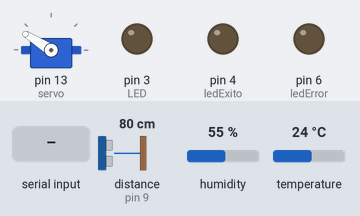
A sketch run on a simulated Arduino Uno, built with avr-gcc and run on an emulated ATmega328P. On the bench: servo, output pins drawn as LEDs (lit = HIGH). Wiring (inferred from the names in the program): ultrasonic range finder: trigger pin 8; echo pin 9. The inputs (shaded band) are chosen by the test bench; at power-on: distance to the obstacle (sensor on pin 9) 80 cm, humidity 55 %, temperature 24 °C. The echo pulse lasts 58.3 µs per cm; pins used as bus, display or sensor lines are not drawn; what the sketch prints to the serial monitor is not drawn.

Above: at 1.2 s.
1.3 s: "RM:\n" received over Serial
At 5.5 s:
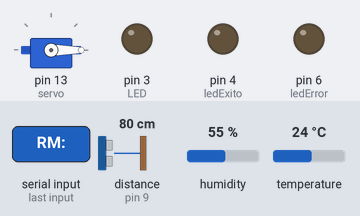
9.5 s: "RM:90\n" received over the second serial link
At 11.3 s:
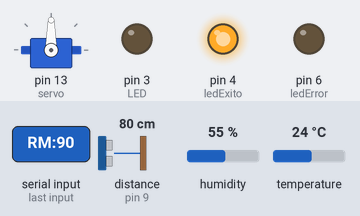
18.1 s: "RM:\n" received over the second serial link
At 18.4 s:
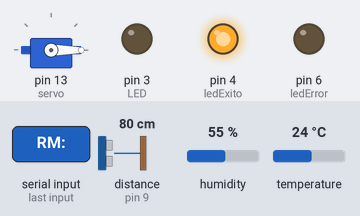
Timing chart, 0 to 30.5 s (numbered marks = the images above; inputs shaded):
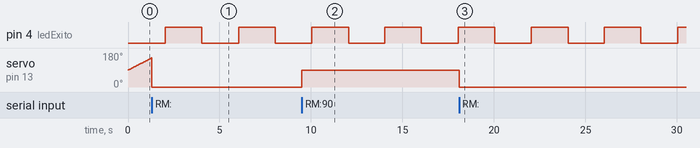

Measured:
- after the input at 9.5 s, servo on pin 13 (servo): 0° → 90° at once
- after the input at 18.1 s, servo on pin 13 (servo): 90° → 0° at once
- by itself, pin 4 (ledExito): alternates HIGH for 2.0 s and LOW for 2.0 s

The sketch:

copiasatelite.ino
```cpp
#include <Servo.h>
#include <SoftwareSerial.h>
#include <DHT.h>

// ----- PINES -----
const int TRIG = 8;
const int ECO = 9;
const int LED = 3;
const int ledExito = 4;
const int ledError = 6;
const int BUZZER = 7;
const int DHTPIN = 2;
const int DHTTYPE = DHT11;

// ----- INTERVALOS -----
const unsigned long INTERVALO_SERVO = 20;
const unsigned long INTERVALO_DIST = 80;
const unsigned long INTERVALO_TEMP = 3000;
const unsigned long INTERVALO_HUM = 3000;
const unsigned long INTERVALO_ENVIO = 2000; // envío LoRa
const unsigned long INTERVALO_LED = 500;

// ----- VARIABLES -----
unsigned long tiempoServo = 0;
unsigned long tiempoDist = 0;
unsigned long tiempoTemp = 0;
unsigned long tiempoHum = 0;
unsigned long tiempoEnvio = 0;
unsigned long tiempoLedExito = 0;
unsigned long tiempoLedError = 0;
float mediaTemperatura = 0;
const int MAX_LECTURAS = 50;       // máximo buffer de lecturas si quieres guardar varias
float bufferTemperaturas[MAX_LECTURAS];
int numLecturasTemp = 0;


int anguloActual = 90;
int direccion = 1;
int contador=0;
const int incremento = 1;

float DISTANCIA = 0;
float TEMPERATURA = 0;
float HUMEDAD = 0;

bool ISNANT = false;
bool ISNANH = false;

bool leertemperatura = true;
bool leerhumedad = true;
bool leerdistancia = true;
bool radarmanual = false;

Servo servo;
DHT dht(DHTPIN, DHTTYPE);
SoftwareSerial LoRaSerial(10, 11); // RX, TX

int numeroEnvio = 1;

// ----- SETUP -----
void setup() {
    servo.attach(13);
    servo.write(anguloActual);

    pinMode(TRIG, OUTPUT);
    pinMode(ECO, INPUT);
    pinMode(LED, OUTPUT);
    pinMode(ledExito, OUTPUT);
    pinMode(ledError, OUTPUT);
    pinMode(BUZZER, OUTPUT);
    digitalWrite(BUZZER, LOW);

    Serial.begin(9600);
    LoRaSerial.begin(9600);

    dht.begin();
    Serial.println("SATÉLITE listo para enviar datos por LoRa...");
}

// ----- LOOP -----
void loop() {
    unsigned long ahora = millis();

    // -------------------
    // Lectura de comandos por LoRa
    // -------------------
    if (LoRaSerial.available()) {
        static String mensaje = "";
        char c = LoRaSerial.read();
        if (c == '\n') {
            mensaje.trim();
            procesarComando(mensaje);
            mensaje = "";
        } else {
            mensaje += c;
        }
    }
    if (Serial.available()) {
    static String mensajeSerial = "";
    char c = Serial.read();
    if (c == '\n') {
        mensajeSerial.trim();
        procesarComando(mensajeSerial);
        mensajeSerial = "";
    } else {
        mensajeSerial += c;
    }
}

    // -------------------
    // Lectura de temperatura
    // -------------------
    if (leertemperatura && ahora - tiempoTemp >= INTERVALO_TEMP) {
    tiempoTemp = ahora;
    float t = dht.readTemperature();
    if (isnan(t)) {
        ISNANT = true;
        LoRaSerial.println("1!");
    } else {
        TEMPERATURA = t;
        ISNANT = false;

        // Guardar en buffer para media
        if (numLecturasTemp < MAX_LECTURAS) {
            bufferTemperaturas[numLecturasTemp++] = t;
        } else {
            // desplazar buffer
            for (int i = 0; i < MAX_LECTURAS - 1; i++) {
                bufferTemperaturas[i] = bufferTemperaturas[i+1];
            }
            bufferTemperaturas[MAX_LECTURAS-1] = t;
        }
    }
}


    // -------------------
    // Lectura de humedad
    // -------------------
    if (leerhumedad && ahora - tiempoHum >= INTERVALO_HUM) {
        tiempoHum = ahora;
        float h = dht.readHumidity();
        if (isnan(h)) {
            ISNANH = true;
            LoRaSerial.println("2!");
        } else {
            HUMEDAD = h;
            ISNANH = false;
        }
    }

    // -------------------
    // LED de error y buzzer
    // -------------------
    if (ISNANT && ISNANH) {
        parpadeoLed(ledError, tiempoLedError, ahora);
        digitalWrite(ledExito, LOW);
        tone(BUZZER, 1000);
        contador= contador +1;
    } else {
        noTone(BUZZER);
        digitalWrite (ledError, LOW);
        contador=0;
    }
    if (contador>=3){
        LoRaSerial.println("1!2");
    }
    // -------------------
    // Movimiento suave del servo
    // -------------------
    if (!radarmanual && leerdistancia && ahora - tiempoServo >= INTERVALO_SERVO) {
        tiempoServo = ahora;
        anguloActual += incremento * direccion;
        if (anguloActual >= 180) direccion = -1;
        else if (anguloActual <= 0) direccion = 1;
        servo.write(anguloActual);
    }

    // -------------------
    // Medición de distancia ultrasónica
    // -------------------
    if (leerdistancia && ahora - tiempoDist >= INTERVALO_DIST) {
        tiempoDist = ahora;
        DISTANCIA = medirDistancia();
        if (DISTANCIA < 0) DISTANCIA = 0; // evitar -1
    }

    // -------------------
    // Envío de datos por LoRa cada INTERVALO_ENVIO
    // -------------------
    if (ahora - tiempoEnvio >= INTERVALO_ENVIO) {
        tiempoEnvio = ahora;

        String mensaje = "#:" + String(numeroEnvio) +
                         " 1:" + String(TEMPERATURA,1) +
                         " 2:" + String(HUMEDAD,1) +
                         " 3:" + String(DISTANCIA,1) +
                         " 4:" + String(anguloActual);
        LoRaSerial.println(mensaje);


        // LED de envío exitoso
        if (!ISNANT && !ISNANH)
        parpadeoLed(ledExito, tiempoLedExito, ahora);

        numeroEnvio++;
    }

}

// ----- FUNCIONES -----
float medirDistancia() {
    digitalWrite(TRIG, LOW);
    delayMicroseconds(2);
    digitalWrite(TRIG, HIGH);
    delayMicroseconds(10);
    digitalWrite(TRIG, LOW);

    unsigned long duracion = pulseIn(ECO, HIGH, 30000UL);
    if (duracion == 0) return -1.0;
    return duracion / 58.2;
}

void parpadeoLed(int ledPin, unsigned long &marca, unsigned long ahora) {
    if (ahora - marca >= 300) {
        marca = ahora;
        digitalWrite(ledPin, !digitalRead(ledPin));
    }
}

void procesarComando(String cmd) {
    cmd.trim();
    if (cmd.indexOf("S1") >= 0)
        leertemperatura = false;
    else if (cmd.indexOf("S2") >= 0)
        leerhumedad = false;
    else if (cmd.indexOf("S3") >= 0)
        leerdistancia = false;
    else if (cmd.indexOf("R1") >= 0)
        leertemperatura = true;
    else if (cmd.indexOf("R2") >= 0)
        leerhumedad = true;
    else if (cmd.indexOf("R3") >= 0)
        leerdistancia = true;
    // Radar Manual
    else if (cmd.startsWith("RM:")) {
        radarmanual = true;
        int ang = cmd.substring(3).toInt();
        if (ang < 0) ang = 0;
        if (ang > 180) ang = 180;
        servo.write(ang);
        anguloActual = ang;
    }
    else if (cmd == "M") {
        if (numLecturasTemp > 0) {
            float suma = 0;
            for (int i = 0; i < numLecturasTemp; i++) {
                suma += bufferTemperaturas[i];
        }
        mediaTemperatura = suma / numLecturasTemp;
        LoRaSerial.print("MEDIA:");
        LoRaSerial.println(mediaTemperatura, 2);
        Serial.print("MEDIA:");
        Serial.println(mediaTemperatura, 2);
    }
    }
}
```
